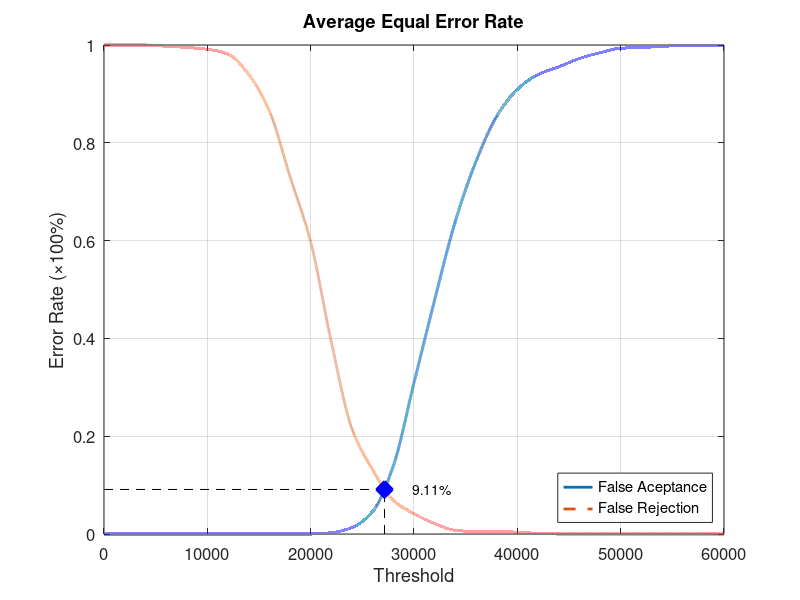
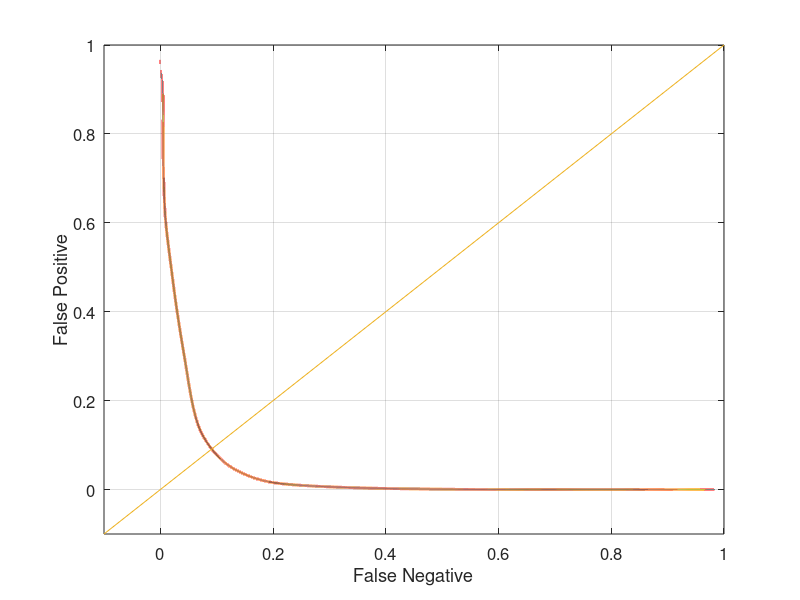

Source code (MATLAB) for these figures, in order:
function yEER = Experiment4Average
close all;
clear;
clc;
x = 0:2000:60000;
xq = 0:0.5:60000;

y0 = [0 0 0 0 0 0 0 0 0 0 0 0.00263158 0.0131579 0.0460526 0.139474 0.309211 0.478947 0.639474 0.761842 0.853947 0.909211 0.939474 0.955263 0.972368 0.984211 0.993421 0.994737 0.997368 0.998684 0.998684 1];
yy0 = interp1(x, y0, xq, 'pchip');
y1 = [1 1 1 0.9975 0.995 0.99125 0.98125 0.94 0.865 0.73125 0.5975 0.3925 0.215 0.13125 0.06875 0.04125 0.02125 0.0075 0.005 0.005 0.00375 0.00125 0 0 0 0 0 0 0 0 0];
yy1 = interp1(x, y1, xq, 'pchip');

% Calculating EER: 
y2 = abs(y0 - y1);
find(y2 == min(y2))
yy2 = abs(yy0 - yy1);
xEER = find(yy2 == min(yy2));
xEERIndex = xq(xEER) % X-axis EER
yEER = yy0(xEER) % Y-axis EER

main = figure
plot(xq, yy0,'-','LineWidth', 2);	hold on
plot(xq, yy1,'--','LineWidth', 2);	hold on
plot([xEERIndex xEERIndex], [0 yEER], 'k--');	hold on
plot([0 xEERIndex], [yEER yEER], 'k--');	hold on
plot(xEERIndex, yEER, 'bx', 'LineWidth', 10);	hold on
text(xEERIndex + 10 * xEERIndex / 100, yEER, [num2str(round((10000 * yEER)) / 100) '%'])
legend('False Aceptance', 'False Rejection', 'Location', 'SouthEast')
xlabel('Threshold')
ylabel('Error Rate (\times100%)')
title('Average Equal Error Rate')
set(gca, 'FontSize', 12)
axis([0 60000 0 1])
grid on

print(main, 'Experiment4AverageMain', '-dpng');
FNRxFPR = figure('Color', [1 1 1]);
plot(yy1, yy0, '-', yy1, yy0, 'LineWidth', 2);
hold on
y = -0.1:0.1:1
plot(y, y); 
set(gca, 'FontSize', 12)
xlabel('False Negative')
ylabel('False Positive')
axis([-0.1 1 -0.1 1])
set(gca, 'FontSize', 12)
grid on

print(FNRxFPR, 'Experiment4AverageFNRxFPR','-dpng');
end
